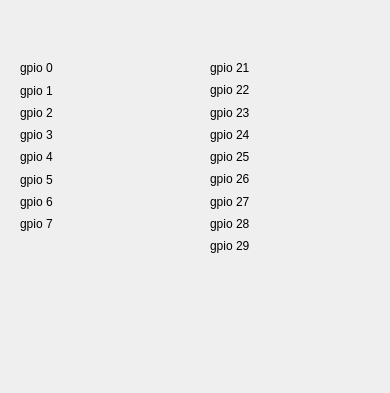
<?xml version="1.0" encoding="UTF-8"?>
<ui version="4.0">
 <class>GpioWidget</class>
 <widget class="QWidget" name="GpioWidget">
  <property name="geometry">
   <rect>
    <x>0</x>
    <y>0</y>
    <width>390</width>
    <height>393</height>
   </rect>
  </property>
  <property name="windowTitle">
   <string>Form</string>
  </property>
  <widget class="QWidget" name="layoutWidget">
   <property name="geometry">
    <rect>
     <x>20</x>
     <y>60</y>
     <width>58</width>
     <height>172</height>
    </rect>
   </property>
   <layout class="QVBoxLayout" name="verticalLayout">
    <item>
     <layout class="QHBoxLayout" name="horizontalLayout">
      <item>
       <widget class="QLabel" name="gpio_0">
        <property name="text">
         <string>gpio 0</string>
        </property>
       </widget>
      </item>
      <item>
       <widget class="QWidget" name="indicator_0" native="true">
        <property name="minimumSize">
         <size>
          <width>10</width>
          <height>10</height>
         </size>
        </property>
        <property name="autoFillBackground">
         <bool>false</bool>
        </property>
       </widget>
      </item>
     </layout>
    </item>
    <item>
     <layout class="QHBoxLayout" name="horizontalLayout_2">
      <item>
       <widget class="QLabel" name="gpio_1">
        <property name="text">
         <string>gpio 1</string>
        </property>
       </widget>
      </item>
      <item>
       <widget class="QWidget" name="indicator_1" native="true">
        <property name="minimumSize">
         <size>
          <width>10</width>
          <height>10</height>
         </size>
        </property>
       </widget>
      </item>
     </layout>
    </item>
    <item>
     <layout class="QHBoxLayout" name="horizontalLayout_3">
      <item>
       <widget class="QLabel" name="gpio_2">
        <property name="text">
         <string>gpio 2</string>
        </property>
       </widget>
      </item>
      <item>
       <widget class="QWidget" name="indicator_2" native="true">
        <property name="minimumSize">
         <size>
          <width>10</width>
          <height>10</height>
         </size>
        </property>
       </widget>
      </item>
     </layout>
    </item>
    <item>
     <layout class="QHBoxLayout" name="horizontalLayout_4">
      <item>
       <widget class="QLabel" name="gpio_3">
        <property name="text">
         <string>gpio 3</string>
        </property>
       </widget>
      </item>
      <item>
       <widget class="QWidget" name="indicator_3" native="true">
        <property name="minimumSize">
         <size>
          <width>10</width>
          <height>10</height>
         </size>
        </property>
       </widget>
      </item>
     </layout>
    </item>
    <item>
     <layout class="QHBoxLayout" name="horizontalLayout_5">
      <item>
       <widget class="QLabel" name="gpio_4">
        <property name="text">
         <string>gpio 4</string>
        </property>
       </widget>
      </item>
      <item>
       <widget class="QWidget" name="indicator_4" native="true">
        <property name="minimumSize">
         <size>
          <width>10</width>
          <height>10</height>
         </size>
        </property>
       </widget>
      </item>
     </layout>
    </item>
    <item>
     <layout class="QHBoxLayout" name="horizontalLayout_6">
      <item>
       <widget class="QLabel" name="gpio_5">
        <property name="text">
         <string>gpio 5</string>
        </property>
       </widget>
      </item>
      <item>
       <widget class="QWidget" name="indicator_5" native="true">
        <property name="minimumSize">
         <size>
          <width>10</width>
          <height>10</height>
         </size>
        </property>
       </widget>
      </item>
     </layout>
    </item>
    <item>
     <layout class="QHBoxLayout" name="horizontalLayout_7">
      <item>
       <widget class="QLabel" name="gpio_6">
        <property name="text">
         <string>gpio 6</string>
        </property>
       </widget>
      </item>
      <item>
       <widget class="QWidget" name="indicator_6" native="true">
        <property name="minimumSize">
         <size>
          <width>10</width>
          <height>10</height>
         </size>
        </property>
       </widget>
      </item>
     </layout>
    </item>
    <item>
     <layout class="QHBoxLayout" name="horizontalLayout_8">
      <item>
       <widget class="QLabel" name="gpio_7">
        <property name="text">
         <string>gpio 7</string>
        </property>
       </widget>
      </item>
      <item>
       <widget class="QWidget" name="indicator_7" native="true">
        <property name="minimumSize">
         <size>
          <width>10</width>
          <height>10</height>
         </size>
        </property>
       </widget>
      </item>
     </layout>
    </item>
   </layout>
  </widget>
  <widget class="QWidget" name="">
   <property name="geometry">
    <rect>
     <x>210</x>
     <y>60</y>
     <width>65</width>
     <height>194</height>
    </rect>
   </property>
   <layout class="QVBoxLayout" name="verticalLayout_2">
    <item>
     <layout class="QHBoxLayout" name="horizontalLayout_9">
      <item>
       <widget class="QLabel" name="label_9">
        <property name="text">
         <string>gpio 21</string>
        </property>
       </widget>
      </item>
      <item>
       <widget class="QWidget" name="indicator_21" native="true">
        <property name="minimumSize">
         <size>
          <width>10</width>
          <height>10</height>
         </size>
        </property>
       </widget>
      </item>
     </layout>
    </item>
    <item>
     <layout class="QHBoxLayout" name="horizontalLayout_10">
      <item>
       <widget class="QLabel" name="label_10">
        <property name="text">
         <string>gpio 22</string>
        </property>
       </widget>
      </item>
      <item>
       <widget class="QWidget" name="indicator_22" native="true">
        <property name="minimumSize">
         <size>
          <width>10</width>
          <height>10</height>
         </size>
        </property>
       </widget>
      </item>
     </layout>
    </item>
    <item>
     <layout class="QHBoxLayout" name="horizontalLayout_11">
      <item>
       <widget class="QLabel" name="label_11">
        <property name="text">
         <string>gpio 23</string>
        </property>
       </widget>
      </item>
      <item>
       <widget class="QWidget" name="indicator_23" native="true">
        <property name="minimumSize">
         <size>
          <width>10</width>
          <height>10</height>
         </size>
        </property>
       </widget>
      </item>
     </layout>
    </item>
    <item>
     <layout class="QHBoxLayout" name="horizontalLayout_12">
      <item>
       <widget class="QLabel" name="label_12">
        <property name="text">
         <string>gpio 24</string>
        </property>
       </widget>
      </item>
      <item>
       <widget class="QWidget" name="indicator_24" native="true">
        <property name="minimumSize">
         <size>
          <width>10</width>
          <height>10</height>
         </size>
        </property>
       </widget>
      </item>
     </layout>
    </item>
    <item>
     <layout class="QHBoxLayout" name="horizontalLayout_13">
      <item>
       <widget class="QLabel" name="label_13">
        <property name="text">
         <string>gpio 25</string>
        </property>
       </widget>
      </item>
      <item>
       <widget class="QWidget" name="indicator_25" native="true">
        <property name="minimumSize">
         <size>
          <width>10</width>
          <height>10</height>
         </size>
        </property>
       </widget>
      </item>
     </layout>
    </item>
    <item>
     <layout class="QHBoxLayout" name="horizontalLayout_14">
      <item>
       <widget class="QLabel" name="label_14">
        <property name="text">
         <string>gpio 26</string>
        </property>
       </widget>
      </item>
      <item>
       <widget class="QWidget" name="indicator_26" native="true">
        <property name="minimumSize">
         <size>
          <width>10</width>
          <height>10</height>
         </size>
        </property>
       </widget>
      </item>
     </layout>
    </item>
    <item>
     <layout class="QHBoxLayout" name="horizontalLayout_15">
      <item>
       <widget class="QLabel" name="label_15">
        <property name="text">
         <string>gpio 27</string>
        </property>
       </widget>
      </item>
      <item>
       <widget class="QWidget" name="indicator_27" native="true">
        <property name="minimumSize">
         <size>
          <width>10</width>
          <height>10</height>
         </size>
        </property>
       </widget>
      </item>
     </layout>
    </item>
    <item>
     <layout class="QHBoxLayout" name="horizontalLayout_16">
      <item>
       <widget class="QLabel" name="label_16">
        <property name="text">
         <string>gpio 28</string>
        </property>
       </widget>
      </item>
      <item>
       <widget class="QWidget" name="indicator_28" native="true">
        <property name="minimumSize">
         <size>
          <width>10</width>
          <height>10</height>
         </size>
        </property>
       </widget>
      </item>
     </layout>
    </item>
    <item>
     <layout class="QHBoxLayout" name="horizontalLayout_17">
      <item>
       <widget class="QLabel" name="label_17">
        <property name="text">
         <string>gpio 29</string>
        </property>
       </widget>
      </item>
      <item>
       <widget class="QWidget" name="indicator_29" native="true">
        <property name="minimumSize">
         <size>
          <width>10</width>
          <height>10</height>
         </size>
        </property>
       </widget>
      </item>
     </layout>
    </item>
   </layout>
  </widget>
 </widget>
 <resources/>
 <connections/>
</ui>
